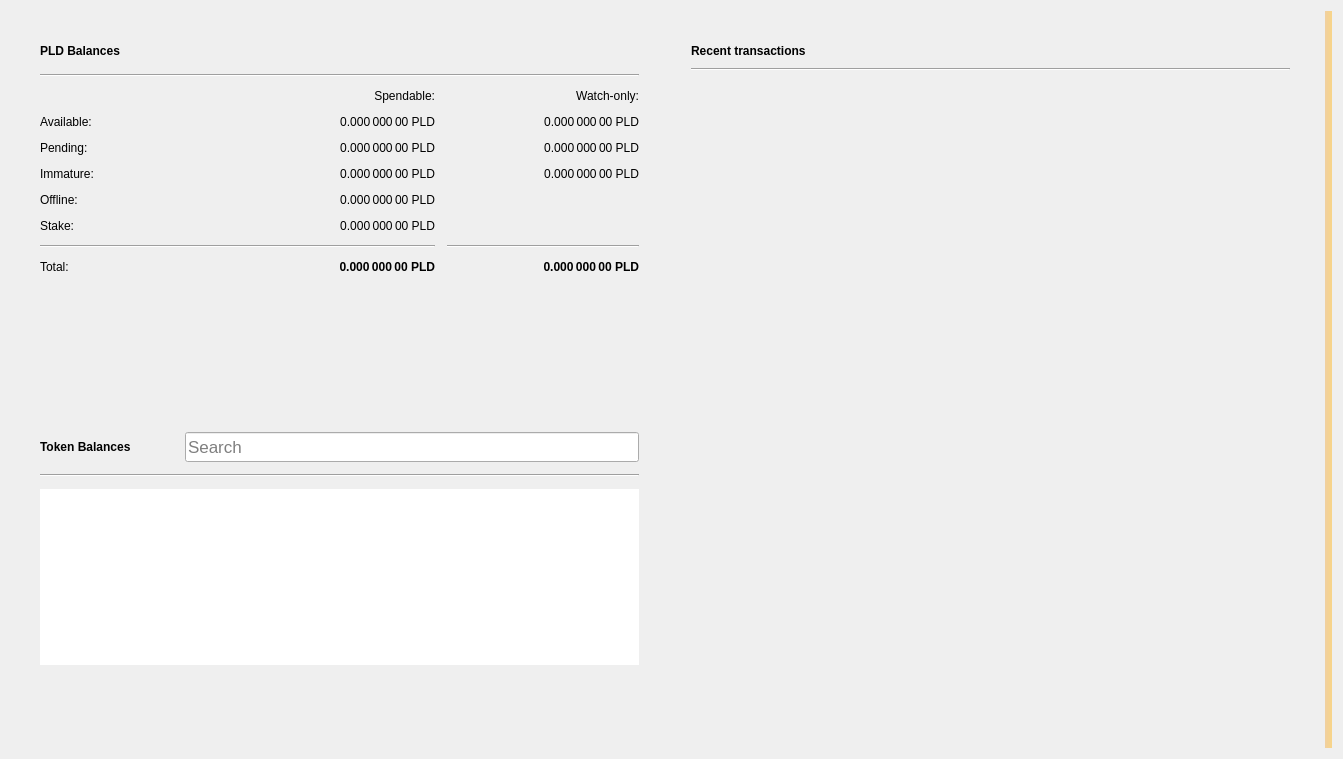
<?xml version="1.0" encoding="UTF-8"?>
<ui version="4.0">
 <class>OverviewPage</class>
 <widget class="QWidget" name="OverviewPage">
  <property name="geometry">
   <rect>
    <x>0</x>
    <y>0</y>
    <width>1343</width>
    <height>759</height>
   </rect>
  </property>
  <property name="windowTitle">
   <string>Form</string>
  </property>
  <property name="autoFillBackground">
   <bool>false</bool>
  </property>
  <layout class="QGridLayout" name="gridLayout_3">
   <item row="0" column="1">
    <layout class="QVBoxLayout" name="verticalLayout_7">
     <property name="spacing">
      <number>0</number>
     </property>
     <property name="leftMargin">
      <number>0</number>
     </property>
     <property name="topMargin">
      <number>0</number>
     </property>
     <property name="rightMargin">
      <number>0</number>
     </property>
     <property name="bottomMargin">
      <number>0</number>
     </property>
     <item>
      <layout class="QHBoxLayout" name="horizontalLayout" stretch="0,0">
       <property name="spacing">
        <number>34</number>
       </property>
       <property name="sizeConstraint">
        <enum>QLayout::SetMaximumSize</enum>
       </property>
       <property name="leftMargin">
        <number>20</number>
       </property>
       <property name="topMargin">
        <number>20</number>
       </property>
       <property name="rightMargin">
        <number>20</number>
       </property>
       <property name="bottomMargin">
        <number>20</number>
       </property>
       <item>
        <layout class="QVBoxLayout" name="verticalLayout_2">
         <property name="spacing">
          <number>34</number>
         </property>
         <property name="rightMargin">
          <number>0</number>
         </property>
         <item>
          <widget class="QFrame" name="frame">
           <property name="sizePolicy">
            <sizepolicy hsizetype="Preferred" vsizetype="Preferred">
             <horstretch>0</horstretch>
             <verstretch>0</verstretch>
            </sizepolicy>
           </property>
           <property name="frameShape">
            <enum>QFrame::NoFrame</enum>
           </property>
           <property name="frameShadow">
            <enum>QFrame::Raised</enum>
           </property>
           <property name="lineWidth">
            <number>10</number>
           </property>
           <layout class="QVBoxLayout" name="verticalLayout_4">
            <property name="spacing">
             <number>12</number>
            </property>
            <item>
             <layout class="QHBoxLayout" name="horizontalLayout_4">
              <item>
               <widget class="QLabel" name="paladeumBalancesLabel">
                <property name="font">
                 <font>
                  <weight>75</weight>
                  <bold>true</bold>
                 </font>
                </property>
                <property name="text">
                 <string>PLD Balances</string>
                </property>
               </widget>
              </item>
              <item>
               <widget class="QPushButton" name="labelWalletStatus">
                <property name="enabled">
                 <bool>true</bool>
                </property>
                <property name="maximumSize">
                 <size>
                  <width>30</width>
                  <height>16777215</height>
                 </size>
                </property>
                <property name="toolTip">
                 <string>The displayed information may be out of date. Your wallet automatically synchronizes with the Paladeum network after a connection is established, but this process has not completed yet.</string>
                </property>
                <property name="text">
                 <string/>
                </property>
                <property name="icon">
                 <iconset>
                  <normaloff>:/icons/warning</normaloff>
                  <disabledoff>:/icons/warning</disabledoff>:/icons/warning</iconset>
                </property>
                <property name="iconSize">
                 <size>
                  <width>24</width>
                  <height>24</height>
                 </size>
                </property>
                <property name="flat">
                 <bool>true</bool>
                </property>
               </widget>
              </item>
              <item>
               <spacer name="horizontalSpacer_3">
                <property name="orientation">
                 <enum>Qt::Horizontal</enum>
                </property>
                <property name="sizeHint" stdset="0">
                 <size>
                  <width>40</width>
                  <height>20</height>
                 </size>
                </property>
               </spacer>
              </item>
             </layout>
            </item>
            <item>
             <widget class="Line" name="line_2">
              <property name="orientation">
               <enum>Qt::Horizontal</enum>
              </property>
             </widget>
            </item>
            <item>
             <layout class="QGridLayout" name="gridLayout">
              <property name="spacing">
               <number>12</number>
              </property>
              <item row="2" column="1">
               <widget class="QLabel" name="labelUnconfirmed">
                <property name="font">
                 <font>
                  <weight>50</weight>
                  <bold>false</bold>
                 </font>
                </property>
                <property name="cursor">
                 <cursorShape>IBeamCursor</cursorShape>
                </property>
                <property name="toolTip">
                 <string>Total of transactions that have yet to be confirmed, and do not yet count toward the spendable balance</string>
                </property>
                <property name="text">
                 <string notr="true">0.000 000 00 PLD</string>
                </property>
                <property name="alignment">
                 <set>Qt::AlignRight|Qt::AlignTrailing|Qt::AlignVCenter</set>
                </property>
                <property name="textInteractionFlags">
                 <set>Qt::LinksAccessibleByMouse|Qt::TextSelectableByKeyboard|Qt::TextSelectableByMouse</set>
                </property>
               </widget>
              </item>
              <item row="1" column="0">
               <widget class="QLabel" name="labelBalanceText">
                <property name="text">
                 <string>Available:</string>
                </property>
               </widget>
              </item>
              <item row="3" column="2">
               <widget class="QLabel" name="labelWatchImmature">
                <property name="font">
                 <font>
                  <weight>50</weight>
                  <bold>false</bold>
                 </font>
                </property>
                <property name="cursor">
                 <cursorShape>IBeamCursor</cursorShape>
                </property>
                <property name="toolTip">
                 <string>Mined balance in watch-only addresses that has not yet matured</string>
                </property>
                <property name="text">
                 <string notr="true">0.000 000 00 PLD</string>
                </property>
                <property name="alignment">
                 <set>Qt::AlignRight|Qt::AlignTrailing|Qt::AlignVCenter</set>
                </property>
                <property name="textInteractionFlags">
                 <set>Qt::LinksAccessibleByMouse|Qt::TextSelectableByKeyboard|Qt::TextSelectableByMouse</set>
                </property>
               </widget>
              </item>
              <item row="5" column="1">
               <widget class="QLabel" name="labelStake">
                <property name="font">
                 <font>
                  <weight>50</weight>
                  <bold>false</bold>
                 </font>
                </property>
                <property name="cursor">
                 <cursorShape>IBeamCursor</cursorShape>
                </property>
                <property name="toolTip">
                 <string>Your current stake</string>
                </property>
                <property name="text">
                 <string notr="true">0.000 000 00 PLD</string>
                </property>
                <property name="alignment">
                 <set>Qt::AlignRight|Qt::AlignTrailing|Qt::AlignVCenter</set>
                </property>
                <property name="textInteractionFlags">
                 <set>Qt::LinksAccessibleByMouse|Qt::TextSelectableByKeyboard|Qt::TextSelectableByMouse</set>
                </property>
               </widget>
              </item>
              <item row="5" column="0">
               <widget class="QLabel" name="labelStakeText">
                <property name="text">
                 <string>Stake:</string>
                </property>
               </widget>
              </item>
              <item row="0" column="1">
               <widget class="QLabel" name="labelSpendable">
                <property name="text">
                 <string>Spendable:</string>
                </property>
                <property name="alignment">
                 <set>Qt::AlignRight|Qt::AlignTrailing|Qt::AlignVCenter</set>
                </property>
               </widget>
              </item>
              <item row="1" column="1">
               <widget class="QLabel" name="labelBalance">
                <property name="font">
                 <font>
                  <weight>50</weight>
                  <bold>false</bold>
                 </font>
                </property>
                <property name="cursor">
                 <cursorShape>IBeamCursor</cursorShape>
                </property>
                <property name="toolTip">
                 <string>Your current spendable balance</string>
                </property>
                <property name="text">
                 <string notr="true">0.000 000 00 PLD</string>
                </property>
                <property name="alignment">
                 <set>Qt::AlignRight|Qt::AlignTrailing|Qt::AlignVCenter</set>
                </property>
                <property name="textInteractionFlags">
                 <set>Qt::LinksAccessibleByMouse|Qt::TextSelectableByKeyboard|Qt::TextSelectableByMouse</set>
                </property>
               </widget>
              </item>
              <item row="4" column="1">
               <widget class="QLabel" name="labelOffline">
                <property name="text">
                 <string>0.000 000 00 PLD</string>
                </property>
                <property name="alignment">
                 <set>Qt::AlignRight|Qt::AlignTrailing|Qt::AlignVCenter</set>
                </property>
               </widget>
              </item>
              <item row="2" column="2">
               <widget class="QLabel" name="labelWatchPending">
                <property name="font">
                 <font>
                  <weight>50</weight>
                  <bold>false</bold>
                 </font>
                </property>
                <property name="cursor">
                 <cursorShape>IBeamCursor</cursorShape>
                </property>
                <property name="toolTip">
                 <string>Unconfirmed transactions to watch-only addresses</string>
                </property>
                <property name="text">
                 <string notr="true">0.000 000 00 PLD</string>
                </property>
                <property name="alignment">
                 <set>Qt::AlignRight|Qt::AlignTrailing|Qt::AlignVCenter</set>
                </property>
                <property name="textInteractionFlags">
                 <set>Qt::LinksAccessibleByMouse|Qt::TextSelectableByKeyboard|Qt::TextSelectableByMouse</set>
                </property>
               </widget>
              </item>
              <item row="1" column="2">
               <widget class="QLabel" name="labelWatchAvailable">
                <property name="font">
                 <font>
                  <weight>50</weight>
                  <bold>false</bold>
                 </font>
                </property>
                <property name="cursor">
                 <cursorShape>IBeamCursor</cursorShape>
                </property>
                <property name="toolTip">
                 <string>Your current balance in watch-only addresses</string>
                </property>
                <property name="text">
                 <string notr="true">0.000 000 00 PLD</string>
                </property>
                <property name="alignment">
                 <set>Qt::AlignRight|Qt::AlignTrailing|Qt::AlignVCenter</set>
                </property>
                <property name="textInteractionFlags">
                 <set>Qt::LinksAccessibleByMouse|Qt::TextSelectableByKeyboard|Qt::TextSelectableByMouse</set>
                </property>
               </widget>
              </item>
              <item row="4" column="0">
               <widget class="QLabel" name="labelOfflineText">
                <property name="text">
                 <string>Offline:</string>
                </property>
               </widget>
              </item>
              <item row="7" column="0">
               <widget class="QLabel" name="labelTotalText">
                <property name="text">
                 <string>Total:</string>
                </property>
               </widget>
              </item>
              <item row="0" column="2">
               <widget class="QLabel" name="labelWatchonly">
                <property name="text">
                 <string>Watch-only:</string>
                </property>
                <property name="alignment">
                 <set>Qt::AlignRight|Qt::AlignTrailing|Qt::AlignVCenter</set>
                </property>
               </widget>
              </item>
              <item row="6" column="2">
               <widget class="Line" name="lineWatchBalance">
                <property name="sizePolicy">
                 <sizepolicy hsizetype="Preferred" vsizetype="Fixed">
                  <horstretch>0</horstretch>
                  <verstretch>0</verstretch>
                 </sizepolicy>
                </property>
                <property name="minimumSize">
                 <size>
                  <width>140</width>
                  <height>0</height>
                 </size>
                </property>
                <property name="orientation">
                 <enum>Qt::Horizontal</enum>
                </property>
               </widget>
              </item>
              <item row="3" column="0">
               <widget class="QLabel" name="labelImmatureText">
                <property name="text">
                 <string>Immature:</string>
                </property>
               </widget>
              </item>
              <item row="3" column="1">
               <widget class="QLabel" name="labelImmature">
                <property name="font">
                 <font>
                  <weight>50</weight>
                  <bold>false</bold>
                 </font>
                </property>
                <property name="cursor">
                 <cursorShape>IBeamCursor</cursorShape>
                </property>
                <property name="toolTip">
                 <string>Mined balance that has not yet matured</string>
                </property>
                <property name="text">
                 <string notr="true">0.000 000 00 PLD</string>
                </property>
                <property name="alignment">
                 <set>Qt::AlignRight|Qt::AlignTrailing|Qt::AlignVCenter</set>
                </property>
                <property name="textInteractionFlags">
                 <set>Qt::LinksAccessibleByMouse|Qt::TextSelectableByKeyboard|Qt::TextSelectableByMouse</set>
                </property>
               </widget>
              </item>
              <item row="7" column="1">
               <widget class="QLabel" name="labelTotal">
                <property name="font">
                 <font>
                  <weight>75</weight>
                  <bold>true</bold>
                 </font>
                </property>
                <property name="cursor">
                 <cursorShape>IBeamCursor</cursorShape>
                </property>
                <property name="toolTip">
                 <string>Your current total balance</string>
                </property>
                <property name="text">
                 <string notr="true">0.000 000 00 PLD</string>
                </property>
                <property name="alignment">
                 <set>Qt::AlignRight|Qt::AlignTrailing|Qt::AlignVCenter</set>
                </property>
                <property name="textInteractionFlags">
                 <set>Qt::LinksAccessibleByMouse|Qt::TextSelectableByKeyboard|Qt::TextSelectableByMouse</set>
                </property>
               </widget>
              </item>
              <item row="6" column="0" colspan="2">
               <widget class="Line" name="line">
                <property name="orientation">
                 <enum>Qt::Horizontal</enum>
                </property>
               </widget>
              </item>
              <item row="2" column="0">
               <widget class="QLabel" name="labelPendingText">
                <property name="text">
                 <string>Pending:</string>
                </property>
               </widget>
              </item>
              <item row="7" column="2">
               <widget class="QLabel" name="labelWatchTotal">
                <property name="font">
                 <font>
                  <weight>75</weight>
                  <bold>true</bold>
                 </font>
                </property>
                <property name="cursor">
                 <cursorShape>IBeamCursor</cursorShape>
                </property>
                <property name="toolTip">
                 <string>Current total balance in watch-only addresses</string>
                </property>
                <property name="text">
                 <string notr="true">0.000 000 00 PLD</string>
                </property>
                <property name="alignment">
                 <set>Qt::AlignRight|Qt::AlignTrailing|Qt::AlignVCenter</set>
                </property>
                <property name="textInteractionFlags">
                 <set>Qt::LinksAccessibleByMouse|Qt::TextSelectableByKeyboard|Qt::TextSelectableByMouse</set>
                </property>
               </widget>
              </item>
             </layout>
            </item>
           </layout>
          </widget>
         </item>
         <item>
          <widget class="QWidget" name="tokenVerticalSpaceWidget2" native="true">
           <property name="autoFillBackground">
            <bool>false</bool>
           </property>
           <layout class="QVBoxLayout" name="verticalLayout_6">
            <item>
             <spacer name="verticalSpacer_4">
              <property name="orientation">
               <enum>Qt::Vertical</enum>
              </property>
              <property name="sizeHint" stdset="0">
               <size>
                <width>20</width>
                <height>87</height>
               </size>
              </property>
             </spacer>
            </item>
           </layout>
          </widget>
         </item>
         <item>
          <widget class="QFrame" name="tokenFrame">
           <property name="autoFillBackground">
            <bool>true</bool>
           </property>
           <property name="frameShape">
            <enum>QFrame::NoFrame</enum>
           </property>
           <property name="frameShadow">
            <enum>QFrame::Plain</enum>
           </property>
           <property name="lineWidth">
            <number>0</number>
           </property>
           <layout class="QVBoxLayout" name="verticalLayout_5">
            <property name="spacing">
             <number>12</number>
            </property>
            <item>
             <layout class="QHBoxLayout" name="tokenBalanceHorizontalLayout">
              <item alignment="Qt::AlignVCenter">
               <widget class="QLabel" name="tokenBalanceLabel">
                <property name="font">
                 <font>
                  <weight>75</weight>
                  <bold>true</bold>
                 </font>
                </property>
                <property name="text">
                 <string>Token Balances</string>
                </property>
               </widget>
              </item>
              <item>
               <widget class="QPushButton" name="labelTokenStatus">
                <property name="enabled">
                 <bool>true</bool>
                </property>
                <property name="maximumSize">
                 <size>
                  <width>30</width>
                  <height>16777215</height>
                 </size>
                </property>
                <property name="toolTip">
                 <string>The displayed information may be out of date. Your wallet automatically synchronizes with the Paladeum network after a connection is established, but this process has not completed yet.</string>
                </property>
                <property name="text">
                 <string/>
                </property>
                <property name="icon">
                 <iconset>
                  <normaloff>:/icons/warning</normaloff>
                  <disabledoff>:/icons/warning</disabledoff>:/icons/warning</iconset>
                </property>
                <property name="iconSize">
                 <size>
                  <width>24</width>
                  <height>24</height>
                 </size>
                </property>
                <property name="flat">
                 <bool>true</bool>
                </property>
               </widget>
              </item>
              <item alignment="Qt::AlignBottom">
               <widget class="QLineEdit" name="tokenSearch">
                <property name="sizePolicy">
                 <sizepolicy hsizetype="Expanding" vsizetype="Preferred">
                  <horstretch>0</horstretch>
                  <verstretch>0</verstretch>
                 </sizepolicy>
                </property>
                <property name="minimumSize">
                 <size>
                  <width>0</width>
                  <height>30</height>
                 </size>
                </property>
                <property name="maximumSize">
                 <size>
                  <width>16777215</width>
                  <height>30</height>
                 </size>
                </property>
                <property name="sizeIncrement">
                 <size>
                  <width>0</width>
                  <height>0</height>
                 </size>
                </property>
                <property name="baseSize">
                 <size>
                  <width>0</width>
                  <height>0</height>
                 </size>
                </property>
                <property name="font">
                 <font>
                  <pointsize>13</pointsize>
                 </font>
                </property>
                <property name="maxLength">
                 <number>32</number>
                </property>
                <property name="frame">
                 <bool>true</bool>
                </property>
                <property name="alignment">
                 <set>Qt::AlignLeading|Qt::AlignLeft|Qt::AlignVCenter</set>
                </property>
                <property name="placeholderText">
                 <string>Search</string>
                </property>
                <property name="clearButtonEnabled">
                 <bool>true</bool>
                </property>
               </widget>
              </item>
             </layout>
            </item>
            <item>
             <widget class="Line" name="tokenBalanceLine">
              <property name="orientation">
               <enum>Qt::Horizontal</enum>
              </property>
             </widget>
            </item>
            <item>
             <widget class="QListView" name="listTokens">
              <property name="frameShape">
               <enum>QFrame::NoFrame</enum>
              </property>
              <property name="lineWidth">
               <number>0</number>
              </property>
              <property name="verticalScrollMode">
               <enum>QAbstractItemView::ScrollPerItem</enum>
              </property>
             </widget>
            </item>
            <item>
             <widget class="QWidget" name="tokenVerticalSpaceWidget" native="true">
              <property name="autoFillBackground">
               <bool>false</bool>
              </property>
              <layout class="QVBoxLayout" name="verticalLayout">
               <item>
                <spacer name="verticalSpacer_3">
                 <property name="orientation">
                  <enum>Qt::Vertical</enum>
                 </property>
                 <property name="sizeHint" stdset="0">
                  <size>
                   <width>20</width>
                   <height>40</height>
                  </size>
                 </property>
                </spacer>
               </item>
              </layout>
             </widget>
            </item>
           </layout>
          </widget>
         </item>
        </layout>
       </item>
       <item>
        <layout class="QVBoxLayout" name="verticalLayout_3">
         <property name="spacing">
          <number>34</number>
         </property>
         <property name="leftMargin">
          <number>0</number>
         </property>
         <item>
          <widget class="QFrame" name="frame_2">
           <property name="sizePolicy">
            <sizepolicy hsizetype="Preferred" vsizetype="Preferred">
             <horstretch>0</horstretch>
             <verstretch>0</verstretch>
            </sizepolicy>
           </property>
           <property name="frameShape">
            <enum>QFrame::NoFrame</enum>
           </property>
           <property name="frameShadow">
            <enum>QFrame::Plain</enum>
           </property>
           <property name="lineWidth">
            <number>0</number>
           </property>
           <layout class="QGridLayout" name="gridLayout_2">
            <property name="horizontalSpacing">
             <number>12</number>
            </property>
            <item row="0" column="0">
             <layout class="QHBoxLayout" name="horizontalLayout_2">
              <item>
               <widget class="QLabel" name="recentTransactionsLabel">
                <property name="font">
                 <font>
                  <weight>75</weight>
                  <bold>true</bold>
                 </font>
                </property>
                <property name="text">
                 <string>Recent transactions</string>
                </property>
               </widget>
              </item>
              <item>
               <widget class="QPushButton" name="labelTransactionsStatus">
                <property name="enabled">
                 <bool>true</bool>
                </property>
                <property name="maximumSize">
                 <size>
                  <width>30</width>
                  <height>16777215</height>
                 </size>
                </property>
                <property name="toolTip">
                 <string>The displayed information may be out of date. Your wallet automatically synchronizes with the Paladeum network after a connection is established, but this process has not completed yet.</string>
                </property>
                <property name="text">
                 <string/>
                </property>
                <property name="icon">
                 <iconset>
                  <normaloff>:/icons/warning</normaloff>
                  <disabledoff>:/icons/warning</disabledoff>:/icons/warning</iconset>
                </property>
                <property name="iconSize">
                 <size>
                  <width>24</width>
                  <height>24</height>
                 </size>
                </property>
                <property name="flat">
                 <bool>true</bool>
                </property>
               </widget>
              </item>
              <item>
               <spacer name="horizontalSpacer">
                <property name="orientation">
                 <enum>Qt::Horizontal</enum>
                </property>
                <property name="sizeHint" stdset="0">
                 <size>
                  <width>40</width>
                  <height>20</height>
                 </size>
                </property>
               </spacer>
              </item>
             </layout>
            </item>
            <item row="2" column="0">
             <widget class="QListView" name="listTransactions">
              <property name="sizePolicy">
               <sizepolicy hsizetype="Expanding" vsizetype="Expanding">
                <horstretch>0</horstretch>
                <verstretch>0</verstretch>
               </sizepolicy>
              </property>
              <property name="styleSheet">
               <string notr="true">QListView { background: transparent; }</string>
              </property>
              <property name="frameShape">
               <enum>QFrame::NoFrame</enum>
              </property>
              <property name="verticalScrollBarPolicy">
               <enum>Qt::ScrollBarAlwaysOff</enum>
              </property>
              <property name="horizontalScrollBarPolicy">
               <enum>Qt::ScrollBarAlwaysOff</enum>
              </property>
              <property name="selectionMode">
               <enum>QAbstractItemView::NoSelection</enum>
              </property>
             </widget>
            </item>
            <item row="1" column="0">
             <widget class="Line" name="line_3">
              <property name="orientation">
               <enum>Qt::Horizontal</enum>
              </property>
             </widget>
            </item>
           </layout>
          </widget>
         </item>
        </layout>
       </item>
      </layout>
     </item>
    </layout>
   </item>
   <item row="0" column="3">
    <widget class="QLabel" name="labelAlerts">
     <property name="visible">
      <bool>true</bool>
     </property>
     <property name="styleSheet">
      <string notr="true">QLabel { background-color: qlineargradient(x1: 0, y1: 0, x2: 1, y2: 0, stop:0 #F0D0A0, stop:1 #F8D488); color:#000000; }</string>
     </property>
     <property name="wordWrap">
      <bool>true</bool>
     </property>
     <property name="margin">
      <number>3</number>
     </property>
     <property name="textInteractionFlags">
      <set>Qt::TextSelectableByMouse</set>
     </property>
    </widget>
   </item>
  </layout>
 </widget>
 <resources/>
 <connections/>
</ui>
